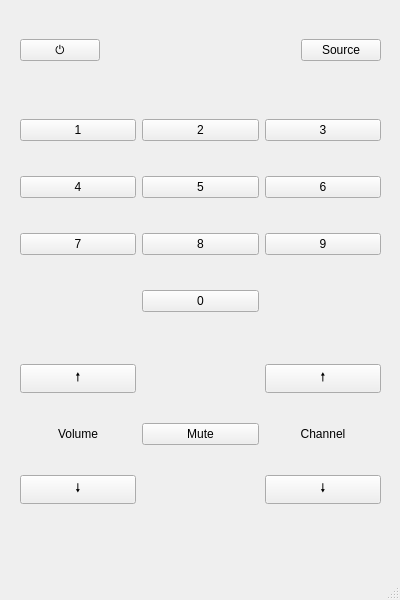
<?xml version="1.0" encoding="UTF-8"?>
<ui version="4.0">
 <class>MainWindow</class>
 <widget class="QMainWindow" name="MainWindow">
  <property name="geometry">
   <rect>
    <x>0</x>
    <y>0</y>
    <width>400</width>
    <height>600</height>
   </rect>
  </property>
  <property name="minimumSize">
   <size>
    <width>400</width>
    <height>600</height>
   </size>
  </property>
  <property name="maximumSize">
   <size>
    <width>400</width>
    <height>600</height>
   </size>
  </property>
  <property name="windowTitle">
   <string>MainWindow</string>
  </property>
  <widget class="QWidget" name="centralwidget">
   <widget class="QWidget" name="gridLayoutWidget">
    <property name="geometry">
     <rect>
      <x>20</x>
      <y>90</y>
      <width>361</width>
      <height>251</height>
     </rect>
    </property>
    <layout class="QGridLayout" name="gridLayout">
     <item row="1" column="2">
      <widget class="QPushButton" name="button_6">
       <property name="text">
        <string>6</string>
       </property>
      </widget>
     </item>
     <item row="2" column="1">
      <widget class="QPushButton" name="button_8">
       <property name="text">
        <string>8</string>
       </property>
      </widget>
     </item>
     <item row="2" column="2">
      <widget class="QPushButton" name="button_9">
       <property name="text">
        <string>9</string>
       </property>
      </widget>
     </item>
     <item row="0" column="0">
      <widget class="QPushButton" name="button_1">
       <property name="text">
        <string>1</string>
       </property>
      </widget>
     </item>
     <item row="1" column="0">
      <widget class="QPushButton" name="button_4">
       <property name="text">
        <string>4</string>
       </property>
      </widget>
     </item>
     <item row="0" column="1">
      <widget class="QPushButton" name="button_2">
       <property name="text">
        <string>2</string>
       </property>
      </widget>
     </item>
     <item row="1" column="1">
      <widget class="QPushButton" name="button_5">
       <property name="text">
        <string>5</string>
       </property>
      </widget>
     </item>
     <item row="0" column="2">
      <widget class="QPushButton" name="button_3">
       <property name="text">
        <string>3</string>
       </property>
      </widget>
     </item>
     <item row="2" column="0">
      <widget class="QPushButton" name="button_7">
       <property name="text">
        <string>7</string>
       </property>
      </widget>
     </item>
     <item row="3" column="1">
      <widget class="QPushButton" name="button_0">
       <property name="text">
        <string>0</string>
       </property>
      </widget>
     </item>
    </layout>
   </widget>
   <widget class="QWidget" name="horizontalLayoutWidget">
    <property name="geometry">
     <rect>
      <x>20</x>
      <y>10</y>
      <width>361</width>
      <height>80</height>
     </rect>
    </property>
    <layout class="QHBoxLayout" name="horizontalLayout">
     <item>
      <widget class="QPushButton" name="button_power">
       <property name="text">
        <string>⏻</string>
       </property>
      </widget>
     </item>
     <item>
      <spacer name="horizontalSpacer">
       <property name="orientation">
        <enum>Qt::Horizontal</enum>
       </property>
       <property name="sizeHint" stdset="0">
        <size>
         <width>40</width>
         <height>20</height>
        </size>
       </property>
      </spacer>
     </item>
     <item>
      <widget class="QPushButton" name="button_source">
       <property name="text">
        <string>Source</string>
       </property>
      </widget>
     </item>
    </layout>
   </widget>
   <widget class="QWidget" name="gridLayoutWidget_2">
    <property name="geometry">
     <rect>
      <x>20</x>
      <y>340</y>
      <width>361</width>
      <height>191</height>
     </rect>
    </property>
    <layout class="QGridLayout" name="gridLayout_2">
     <item row="2" column="0">
      <widget class="QPushButton" name="volumedown_button">
       <property name="text">
        <string>🠗</string>
       </property>
      </widget>
     </item>
     <item row="0" column="0">
      <widget class="QPushButton" name="volumeup_button">
       <property name="text">
        <string>🠕</string>
       </property>
      </widget>
     </item>
     <item row="0" column="2">
      <widget class="QPushButton" name="channelup_button">
       <property name="text">
        <string>🠕</string>
       </property>
      </widget>
     </item>
     <item row="2" column="2">
      <widget class="QPushButton" name="channeldown_button">
       <property name="text">
        <string>🠗</string>
       </property>
      </widget>
     </item>
     <item row="1" column="1">
      <widget class="QPushButton" name="button_mute">
       <property name="text">
        <string>Mute</string>
       </property>
      </widget>
     </item>
     <item row="1" column="2">
      <widget class="QLabel" name="label">
       <property name="text">
        <string>Channel</string>
       </property>
       <property name="alignment">
        <set>Qt::AlignCenter</set>
       </property>
      </widget>
     </item>
     <item row="1" column="0">
      <widget class="QLabel" name="label_2">
       <property name="text">
        <string>Volume</string>
       </property>
       <property name="alignment">
        <set>Qt::AlignCenter</set>
       </property>
      </widget>
     </item>
    </layout>
   </widget>
  </widget>
  <widget class="QMenuBar" name="menubar">
   <property name="geometry">
    <rect>
     <x>0</x>
     <y>0</y>
     <width>400</width>
     <height>21</height>
    </rect>
   </property>
  </widget>
  <widget class="QStatusBar" name="statusbar"/>
 </widget>
 <resources/>
 <connections/>
</ui>
